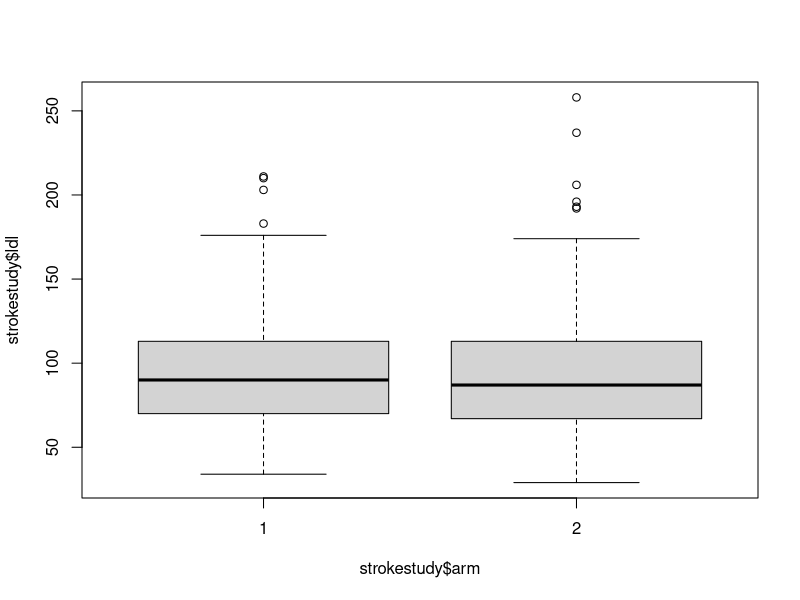
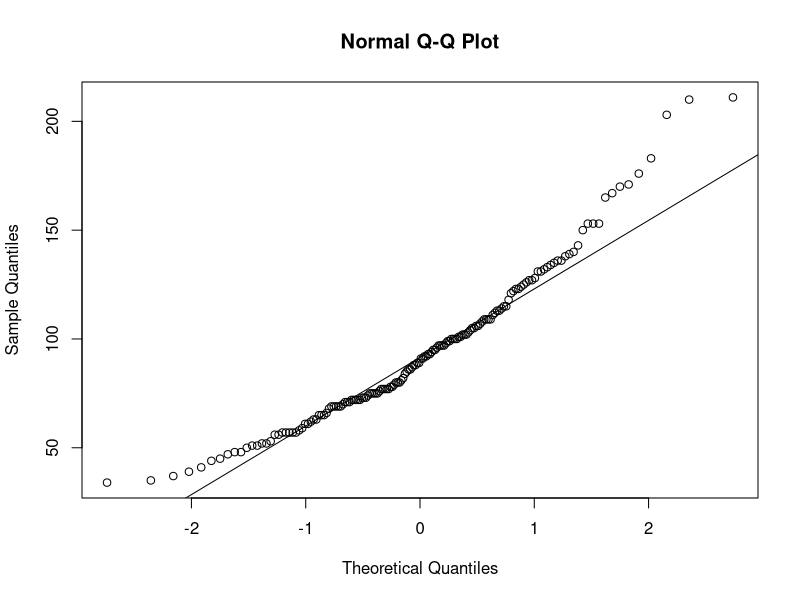
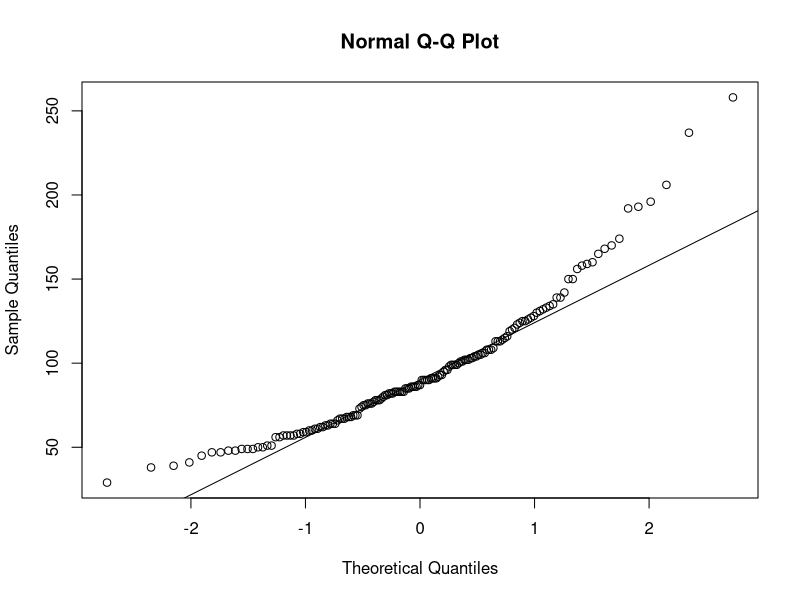
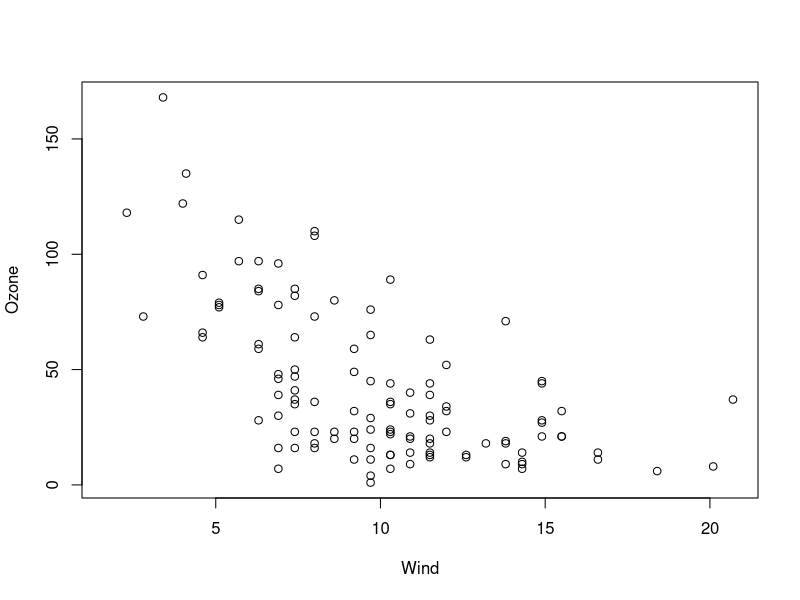

R code for these plots, in order:
### Recitation 1
## T Tests
## Research question: Is there a significant difference in the level of LDL
## cholesterol between the two arms (control vs. treated) in the stroke study?

# Set working directory
setwd("~/Work/BIOS 591P 2021/R Materials/1 Introduction/Two Sample T Test")

## Various ways to set working directory:
# "Files" pane in lower right of RStudio
# Session > Set Working Directory > Choose Directory

# Read in the data
strokestudy <- read.csv("strokestudy.csv")

## Check T Test Assumptions:
# Large sample OR both groups are normally distributed
table(strokestudy$arm)
boxplot(strokestudy$ldl ~ strokestudy$arm)

# Subsetting data to get Q-Q plot of each arm
qqnorm(strokestudy$ldl[strokestudy$arm==1]) # What is this piece of code doing? Explain lists/getting values from lists with []
qqline(strokestudy$ldl[strokestudy$arm==1])

qqnorm(strokestudy$ldl[strokestudy$arm==2])
qqline(strokestudy$ldl[strokestudy$arm==2])

# Pooled or unpooled test?
# Cannot use F test, data are approximately normal
# Conduct both tests, choose higher p-value to be conservative

## Perform T test

# Unpooled T test
t.test(strokestudy$ldl ~ strokestudy$arm)

# Pooled T test
t.test(strokestudy$ldl ~ strokestudy$arm,var.equal=TRUE)

## Chi-Square Test
## Testing whether two categorical variables are independent
## Example: We wish to investigate whether smoking (yes/no) is independent of education
## What does it mean if they are independent?

# The data: 43 smoke, did not graduate high school
#           73 smoke, graduated high school
#           50 do not smoke, did not graduate high school
#           190 do not smoke, graduated high school

# Create contingency table
smoke.hs <- matrix(data=c(43,73,50,190),nrow=2,byrow=T)

# Run chi-squared test
chisq.test(smoke.hs)

# Conclusion?

## SLR/correlation Example
# Built-in R dataset: Air quality data in New York, 1973
data(airquality)

# Research question: How are Ozone and Wind speed correlated?

# Explore the data
?airquality
head(airquality)
names(airquality)

plot(Ozone~Wind, data=airquality)

# Correlation between ozone and wind

cor(airquality$Ozone,airquality$Wind)
sum(is.na(airquality))

# Why do we have to use the argument use="complete.obs"?

cor(airquality$Ozone,airquality$Wind,use="complete.obs")

cor.test(x=airquality$Ozone,y=airquality$Wind)

fit1<-lm(Ozone~Wind, data=airquality)
summary(fit1)
